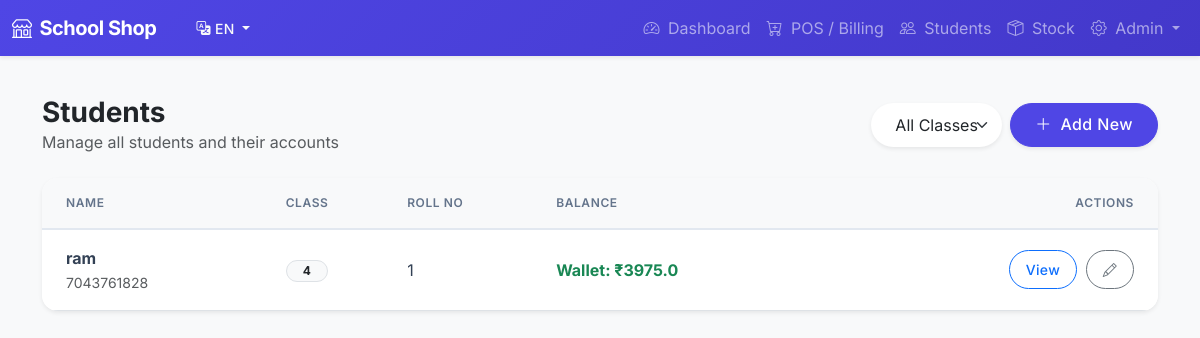
Page /students/ (signed in) on the committed database.
### app/models.py (models this page shows, shortened)
class Student(UserMixin, db.Model):
    __tablename__ = 'students'
    id = db.Column(db.Integer, primary_key=True)
    name = db.Column(db.String(100), nullable=False)
    password_hash = db.Column(db.String(255))
    class_id = db.Column(db.Integer, db.ForeignKey('classes.id'), nullable=True)
    roll_no = db.Column(db.String(20))
    parent_phone = db.Column(db.String(20))
    balance = db.Column(db.Float, default=0.0) # Positive = Wallet, Negative = Due
    language = db.Column(db.String(5), default='en')
    created_at = db.Column(db.DateTime, default=datetime.utcnow)
    transactions = db.relationship('Transaction', backref='student', lazy='dynamic')
    bills = db.relationship('Bill', backref='student', lazy='dynamic')

class Class(db.Model):
    __tablename__ = 'classes'
    id = db.Column(db.Integer, primary_key=True)
    name = db.Column(db.String(20), unique=True, nullable=False) # e.g., "7", "8", "9-A"
    order = db.Column(db.Integer, default=0) # For sorting and promotion logic (e.g., 7 -> 8)
    students = db.relationship('Student', backref='student_class', lazy='dynamic')

### app/routes/student.py (the view)
@student_bp.route('/')
@admin_required
def list_students():
    class_id = request.args.get('class_id')
    query = Student.query.order_by(Student.name)
    if class_id and class_id != 'all':
        query = query.filter_by(class_id=int(class_id))
    students = query.all()
    classes = Class.query.order_by(Class.order).all()
    return render_template('students/list.html',
                         students=students,
                         classes=classes,
                         selected_class=class_id)

### app/models.py (called while the page is built)
@login_manager.user_loader
def load_user(user_id):
    user_type = session.get('user_type')
    if user_type == 'student':
        return Student.query.get(int(user_id))
    elif user_type == 'admin':
        return User.query.get(int(user_id))
    return None

### app/templates/students/list.html (shortened to what this page needs)
{% extends "base.html" %}
{% block content %}
<div class="d-flex flex-column flex-md-row justify-content-between align-items-md-center mb-4 gap-3">
    <div>
        <h3 class="mb-0 fw-bold">Students</h3>
        <p class="text-muted mb-0">Manage all students and their accounts</p>
    </div>
    <div class="d-flex gap-2">
        <form action="{{ url_for('student.list_students') }}" method="GET" class="d-flex gap-2 align-items-center">
            <select name="class_id" class="form-select border-0 shadow-sm rounded-pill px-4"
                onchange="this.form.submit()">
                <option value="all">All Classes</option>
            </select>
        </form>
        <a href="{{ url_for('student.add_student') }}" class="btn btn-primary rounded-pill px-4 shadow-sm">
            <i class="bi bi-plus-lg me-1"></i> Add New
        </a>
    </div>
</div>
<div class="card border-0 shadow-sm rounded-4 overflow-hidden">
    <div class="card-body p-0">
        <div class="table-responsive">
            <table class="table table-hover align-middle mb-0">
                <thead class="table-light border-bottom">
                    <tr>
                        <th class="ps-4">Name</th>
                        <th>Class</th>
                        <th>Roll No</th>
                        <th>Balance</th>
                        <th class="text-end pe-4">Actions</th>
                    </tr>
                </thead>
                <tbody>
                    {% for student in students %}
                    <tr>
                        <td class="ps-4">
                            <div class="fw-bold">{{ student.name }}</div>
                            <small class="text-muted">{{ student.parent_phone or 'No phone' }}</small>
                        </td>
                        <td>
                            {% if student.student_class %}
                            <span class="badge bg-light text-dark border rounded-pill px-3">{{
                                student.student_class.name }}</span>
                            {% else %}
                            <span class="text-muted">-</span>
                            {% endif %}
                        </td>
                        <td>{{ student.roll_no or '-' }}</td>
                        <td>
                            {% if student.balance < 0 %} <span class="text-danger fw-bold">Due: ₹{{ student.balance|abs
                                }}</span>
                                {% elif student.balance > 0 %}
                                <span class="text-success fw-bold">Wallet: ₹{{ student.balance }}</span>
                                {% else %}
                                <span class="text-muted">₹0.00</span>
                                {% endif %}
                        </td>
                        <td class="text-end pe-4">
                            <a href="{{ url_for('student.view_student', id=student.id) }}"
                                class="btn btn-sm btn-outline-primary rounded-pill px-3 me-1">View</a>
                            <a href="{{ url_for('student.edit_student', id=student.id) }}"
                                class="btn btn-sm btn-outline-secondary rounded-pill px-3">
                                <i class="bi bi-pencil"></i>
                            </a>
                        </td>
                    </tr>
                    {% endfor %}
                </tbody>
            </table>
        </div>
    </div>
</div>
{% endblock %}

### app/static/css/style.css (style rules this page uses)
:root { --primary: #4f46e5; --primary-hover: #4338ca; --secondary: #64748b; --success: #10b981; --danger: #ef4444; --warning: #f59e0b; --info: #3b82f6; --light: #f8fafc; --dark: #1e293b; --body-bg: #f1f5f9; --card-bg: #ffffff; --shadow-sm: 0 1px 2px 0 rgb(0 0 0 / 0.05); --shadow: 0 4px 6px -1px rgb(0 0 0 / 0.1), 0 2px 4px -2px rgb(0 0 0 / 0.1); --shadow-md: 0 10px 15px -3px rgb(0 0 0 / 0.1), 0 4px 6px -4px rgb(0 0 0 / 0.1); --shadow-lg: 0 20px 25px -5px rgb(0 0 0 / 0.1), 0 8px 10px -6px rgb(0 0 0 / 0.1); --font-family: 'Inter', system-ui, -apple-system, sans-serif; }
body { font-family: var(--font-family); background-color: var(--body-bg); color: var(--dark); -webkit-font-smoothing: antialiased; }
.card { border: none; background: var(--card-bg); box-shadow: var(--shadow); transition: transform 0.2s, box-shadow 0.2s; }
.btn { border-radius: 9999px; padding: 0.5rem 1.5rem; font-weight: 500; transition: all 0.2s; letter-spacing: 0.025em; }
.btn-primary { background-color: var(--primary); border-color: var(--primary); }
.form-control, .form-select { border-radius: 0.75rem; border: 1px solid #e2e8f0; padding: 0.625rem 1rem; transition: border-color 0.2s, box-shadow 0.2s; }
.table thead th { font-weight: 600; text-transform: uppercase; font-size: 0.75rem; letter-spacing: 0.05em; color: var(--secondary); border-bottom: 2px solid #e2e8f0; padding-top: 1rem; padding-bottom: 1rem; }
.table tbody td { vertical-align: middle; padding-top: 1rem; padding-bottom: 1rem; color: #334155; }
.rounded-4 { border-radius: 1rem !important; }

### rows in the picture
Student: name "ram", parent_phone "7043761828", student_class.name "4", roll_no "1", balance "3975.0"

### other values in the picture
{{ 'EN' if lang=='en' else 'GU' }} "EN"
{{ get_text('dashboard') }} "Dashboard"
{{ get_text('pos') }} "POS / Billing"
{{ get_text('students') }} "Students"
{{ get_text('stock') }} "Stock"
